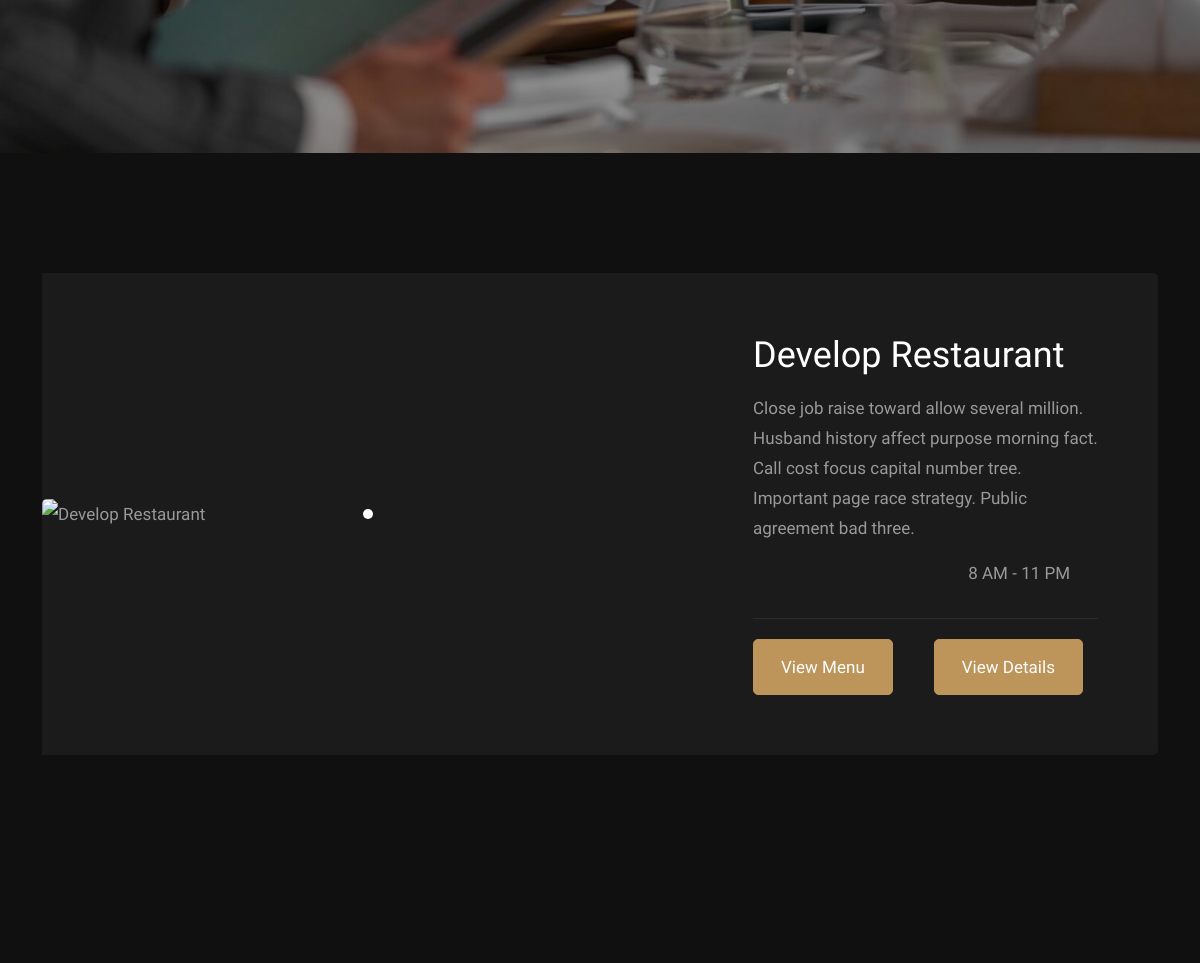
The app's page /home/triumph-luxury/restaurants/ (middle part), older data.
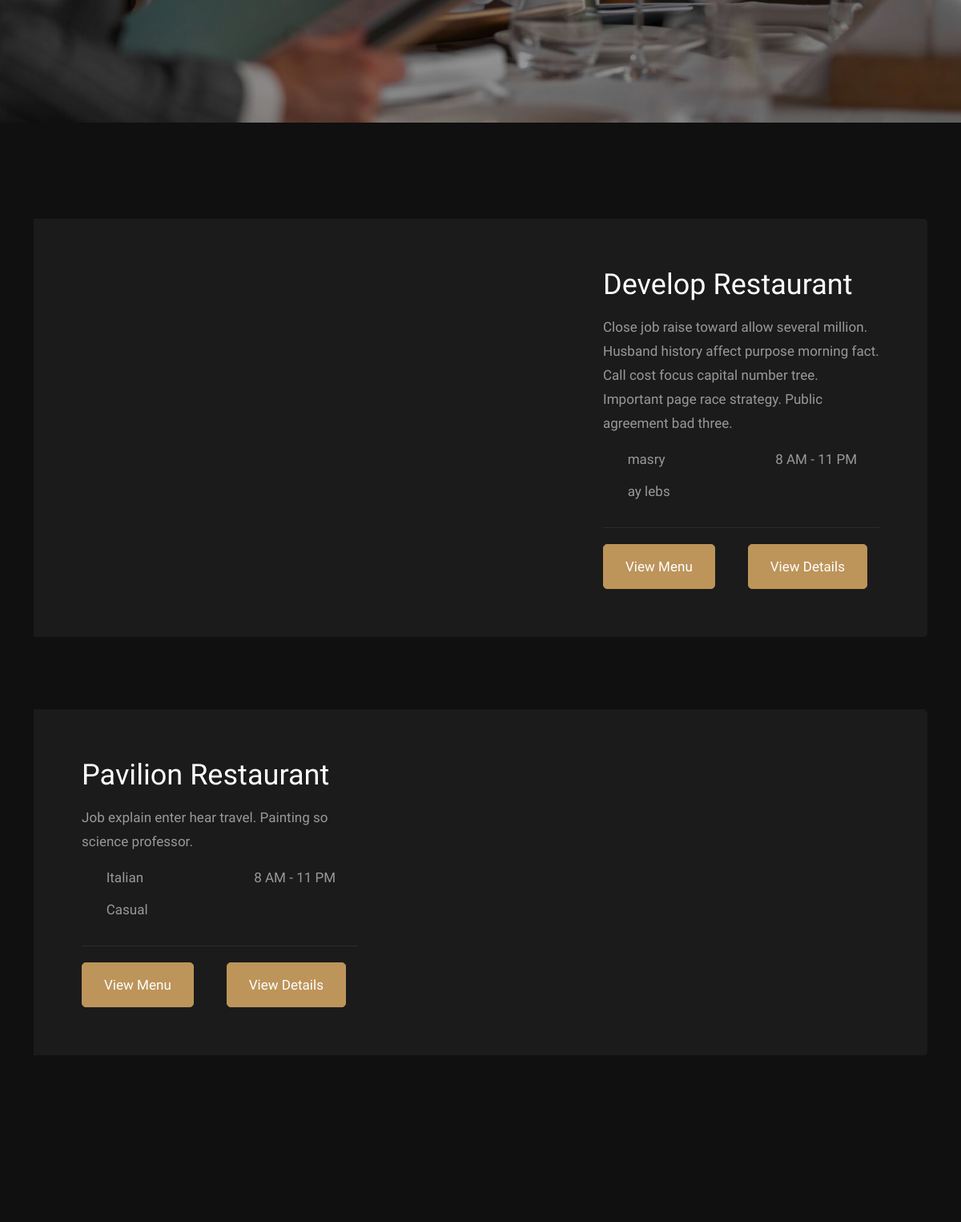
The same page, newer data.
### restaurants/models.py (models this page shows, shortened)
class Restaurant(models.Model):
    hotel = models.ForeignKey(Hotel, related_name="restaurants", on_delete=models.CASCADE)
    name = models.CharField(max_length=255)
    slug = models.SlugField(unique=True, blank=True, null=True)
    slogan = models.CharField(max_length=255, null=True, blank=True,default="Address Of Taste")
    description = models.TextField()
    short_description = models.TextField(null=True, blank=True)
    opening_hours = models.CharField(max_length=100,null=True, blank=True)
    breakfast_hours = models.CharField(max_length=100, null=True, blank=True,default="Breakfast: 6.00 am – 11.00 am (daily)")
    lunch_hours = models.CharField(max_length=100,null=True, blank=True,default="Lunch: 12.00 pm – 3.00 pm (daily)")
    dinner_hours = models.CharField(max_length=100,null=True, blank=True,default="Dinner: 6.00 pm – 11.00 pm (daily)")
    dress_code = models.CharField(max_length=100, null=True, blank=True)
    cuisine = models.CharField(max_length=100, null=True, blank=True)
    terrace = models.BooleanField(default=False,null=True, blank=True)
    image_cover = models.ImageField(upload_to='restaurant_images/', null=True, blank=True)
    menu_file = models.FileField(upload_to='restaurant_menus/', null=True, blank=True)
    created_at = models.DateTimeField(auto_now_add=True)

class RestaurantImage(models.Model):
    restaurant = models.ForeignKey(Restaurant, related_name="gallery_images", on_delete=models.CASCADE)
    image = models.ImageField(upload_to='restaurant_gallery/', null=True, blank=True)
    caption = models.CharField(max_length=255, null=True, blank=True)
    created_at = models.DateTimeField(auto_now_add=True)

### restaurants/views.py (the view)
# urls.py: path('home/<slug:hotel_slug>/restaurants/', views.restaurant_list, name='restaurant-list'),
def restaurant_list(request, hotel_slug):
    hotel = get_object_or_404(Hotel, slug=hotel_slug)
    restaurants = hotel.restaurants.all()  # because of related_name="restaurants"
    return render(request, 'restaurants/restaurant_list.html', {
        'hotel': hotel,
        'restaurants': restaurants
    })

### templates/restaurants/restaurant_list.html (shortened to what this page needs)
{% extends "base.html" %}
{% load static %}
{% block content %}
<section class="banner-header full-height valign bg-img" data-overlay-dark="4" data-background="{% static 'img/banner/11.jpg' %}">
</section>
<section class="rooms2 section-padding">
    <div class="container">
        {% for restaurant in restaurants %}
        <div class="row g-0 justify-content-center align-items-center bg-lightbrown br-0550 mb-90">
            {% if forloop.counter|divisibleby:2 %}
            <div class="col-lg-5 col-md-12">
                <div class="item">
                    <h3 class="title">{{ restaurant.name }}</h3>
                    <p>{{ restaurant.short_description|default:restaurant.description|truncatewords:30 }}</p>
                    <div class="row room-features">
                        <div class="col-lg-6 col-md-12">
                            <ul>
                                {% if restaurant.cuisine %}
                                <li><i class="fa-thin fa-utensils"></i> {{ restaurant.cuisine }}</li>
                                {% endif %}
                                {% if restaurant.dress_code %}
                                <li><i class="fa-thin fa-shirt"></i> {{ restaurant.dress_code }}</li>
                                {% endif %}
                            </ul>
                        </div>
                        <div class="col-lg-6 col-md-12">
                            <ul>
                                {% if restaurant.opening_hours %}
                                <li><i class="fa-thin fa-clock"></i> {{ restaurant.opening_hours }}</li>
                                {% endif %}
                            </ul>
                        </div>
                    </div>
                    <div class="line-dec"></div>
                    <div class="book">
                        <div>
                            {% if restaurant.menu_file %}
                            <a href="{{ restaurant.menu_file.url }}" class="button-3" target="_blank">View Menu</a>
                            {% endif %}
                        </div>
                        <div>
                            <a href="{% url 'restaurant-detail' hotel.slug restaurant.slug %}" class="button-3">View Details</a>
                        </div>
                    </div>
                </div>
            </div>
            <div class="col-lg-7 col-md-12">
                <div class="owl-carousel owl-theme">
                    {% if restaurant.gallery_images.exists %}
                        {% for image in restaurant.gallery_images.all %}
                        <div class="img">
                            <img src="{{ image.image.url }}" class="img-fluid br-5005" alt="{{ image.caption }}">
                        </div>
                        {% endfor %}
                    {% else %}
                        <div class="img">
                            <img src="{{ restaurant.image.url }}" class="img-fluid br-5005" alt="{{ restaurant.name }}">
                        </div>
                    {% endif %}
                </div>
            </div>
            {% else %}
            <div class="col-lg-7 col-md-12">
                <div class="owl-carousel owl-theme">
                    {% if restaurant.gallery_images.exists %}
                        {% for image in restaurant.gallery_images.all %}
                        <div class="img">
                            <img src="{{ image.image.url }}" class="img-fluid br-5005" alt="{{ image.caption }}">
                        </div>
                        {% endfor %}
                    {% else %}
                        <div class="img">
                        </div>
                    {% endif %}
                </div>
            </div>
            <div class="col-lg-5 col-md-12">
                <div class="item">
                    <h3 class="title">{{ restaurant.name }}</h3>
                    <p>{{ restaurant.short_description|default:restaurant.description|truncatewords:30 }}</p>
                    <div class="row room-features">
                        <div class="col-lg-6 col-md-12">
                            <ul>
                                {% if restaurant.cuisine %}
                                <li><i class="fa-thin fa-utensils"></i> {{ restaurant.cuisine }}</li>
                                {% endif %}
                                {% if restaurant.dress_code %}
                                <li><i class="fa-thin fa-shirt"></i> {{ restaurant.dress_code }}</li>
                                {% endif %}
                            </ul>
                        </div>
                        <div class="col-lg-6 col-md-12">
                            <ul>
                                {% if restaurant.opening_hours %}
                                <li><i class="fa-thin fa-clock"></i> {{ restaurant.opening_hours }}</li>
                                {% endif %}
                            </ul>
                        </div>
                    </div>
                    <div class="line-dec"></div>
                    <div class="book">
                        <div>
                            {% if restaurant.menu_file %}
                            <a href="{{ restaurant.menu_file.url }}" class="button-3" target="_blank">View Menu</a>
                            {% endif %}
                        </div>
                        <div>
                            <a href="{% url 'restaurant-detail' hotel.slug restaurant.slug %}" class="button-3">View Details</a>
                        </div>
                    </div>
                </div>
            </div>
            {% endif %}
        </div>
        {% empty %}
        <p class="text-center">No restaurants available at the moment.</p>
        {% endfor %}
    </div>
</section>
{% endblock %}

### templates/base.html (shortened to what this page needs)
<!DOCTYPE html>
{% load static %}
{% load i18n %}
{% get_current_language as LANGUAGE_CODE %}
<html lang="{{ LANGUAGE_CODE }}" dir="{% if LANGUAGE_CODE == 'ar' %}rtl{% else %}ltr{% endif %}">
<head>
    <link rel="stylesheet" href={% static "css/plugins.css" %} />
    <link rel="stylesheet" href={% static "css/style.css" %} />
</head>
<body>
    {% block content %} {% endblock content %}
</body>
</html>

Row changes from the older to the newer data that the page shows:
changed Restaurant "Develop Restaurant": cuisine (not shown) → "masry"; dress_code (not shown) → "ay lebs"
added RestaurantImage: image (picture), shown under Restaurant "Develop Restaurant"
now on this page (row edited): Restaurant: name "Pavilion Restaurant", short_description "Job explain enter hear travel. Painting so science professor.", cuisine "Italian", dress_code "Casual", opening_hours "8 AM - 11 PM"
added RestaurantImage: image (picture), shown under "Pavilion Restaurant"
